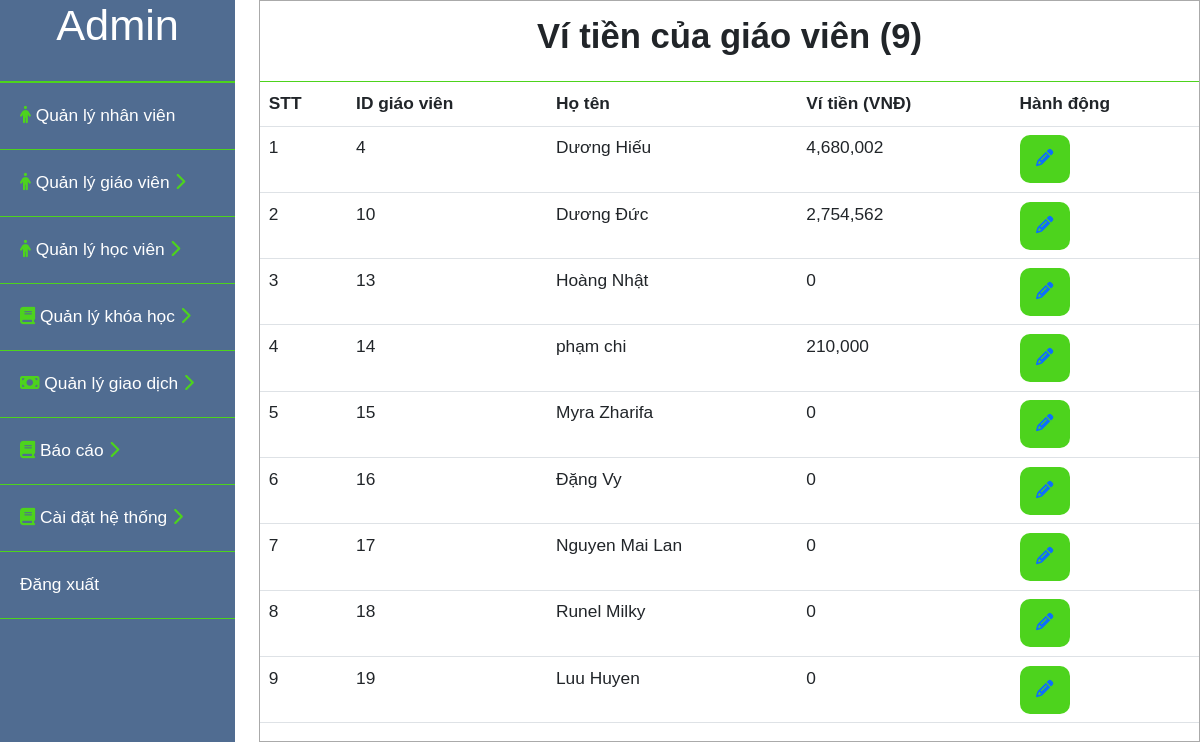
The page /admin/giaovien_vitien.php on the database its author committed.
### tables this page shows
CREATE TABLE `giaovien` (
  `id` int(11) NOT NULL,
  `hoten` varchar(100) NOT NULL,
  `email` varchar(100) NOT NULL,
  `sodienthoai` int(11) NOT NULL,
  `theloaigiaovien` int(11) NOT NULL,
  `quocgia` varchar(10) NOT NULL,
  `gioitinh` int(11) NOT NULL,
  `vitien` int(11) NOT NULL,
  `diachi` varchar(255) NOT NULL,
  `timezone` varchar(10) NOT NULL,
  `idcongcudayhoc` int(11) NOT NULL,
  `linkdayhoc` varchar(255) NOT NULL,
  `gioithieubanthan1` text NOT NULL,
  `gioithieubanthan2` text NOT NULL,
  `gioithieubanthan3` text NOT NULL,
  `imgprofile` varchar(255) NOT NULL,
  `taikhoan` int(11) NOT NULL,
  `video` varchar(100) NOT NULL,
  `idcard1` varchar(100) NOT NULL,
  `idcard2` varchar(100) NOT NULL,
  `chungchi1` varchar(100) NOT NULL,
  `chungchi2` varchar(100) NOT NULL,
  `congcu1` varchar(100) NOT NULL,
  `congcu2` varchar(100) NOT NULL,
  `congcu3` varchar(100) NOT NULL,
  `congcu4` varchar(100) NOT NULL
);

### admin/giaovien_vitien.php (the view, shortened to what this page needs)
<?php
    include("../user/connect.php");
    $sql_gv = "SELECT giaovien.id, giaovien.hoten, giaovien.vitien From giaovien";
    $stmt_gv  = $conn->prepare($sql_gv);
    $query_gv  = $stmt_gv->execute();
    $result_gv  = array();
    while($row_gv = $stmt_gv->fetch(PDO::FETCH_ASSOC)){
        $result_gv[] = $row_gv;
    }
    $sql_sl = "SELECT count(id) as dem FROM giaovien";
    $stmt_sl = $conn->prepare($sql_sl);
    $query_sl = $stmt_sl->execute();
    $result_sl = array();
    while($row_sl = $stmt_sl->fetch(PDO::FETCH_ASSOC)){
        $result_sl[] = $row_sl;
    }
    foreach ($result_sl as $items) {
        $slusers = $items['dem'];
    }
?>
<!DOCTYPE html>
<html lang="en">
<head>
    <link rel="stylesheet" href="css/bootstrap.min.css">
    <link rel="stylesheet" href="style/admin.css">
    <link rel="stylesheet" type="text/css" href="style/danhsach.css">
</head>
<body>
    <div id="content">
        <div id="admin__sidebar">
            <div class="admin__profile">
                <h1>Admin</h1>
            </div>
            <div class="admin__list">
                <ul>
                    <li class="admin__list--nhanvien">
                        <a href="nhanvien.php"><i class="fa-solid fa-person" style="color: #4dd31d;"></i> Quản lý nhân viên</a>
                    </li>
                    <li class="admin__list--giaovien">
                        <a href="#"  onclick="myFunction('toggle1')"><i class="fa-solid fa-person" style="color: #4dd31d;"></i> Quản lý giáo viên <i class="icondrop active fa-solid fa-chevron-right" style="color: #4dd31d;"></i><i class="icondrop fa-solid fa-chevron-down" style="color: #4dd31d;"></i></a>
                    </li>
                    <li class="admin__list--hocvien">
                        <a href="#" onclick="myFunction('toggle5')"> <i class="fa-solid fa-person" style="color: #4dd31d;"></i> Quản lý học viên <i class="icondrop active fa-solid fa-chevron-right" style="color: #4dd31d;"></i><i class="icondrop fa-solid fa-chevron-down" style="color: #4dd31d;"></i></a>
                    </li>
                    <li class="admin__list--khoahoc">
                        <a href="#" onclick="myFunction('toggle6')"> <i class="fa-sharp fa-solid fa-book" style="color: #4dd31d;"></i> Quản lý khóa học <i class="icondrop active fa-solid fa-chevron-right" style="color: #4dd31d;"></i><i class="icondrop fa-solid fa-chevron-down" style="color: #4dd31d;"></i></a>
                    </li>
                    <li class="admin__list--giaodich">
                        <a href="#" onclick="myFunction('toggle2')"><i class="fa-solid fa-money-bill" style="color: #4dd31d;"></i> Quản lý giao dịch <i class="icondrop active fa-solid fa-chevron-right" style="color: #4dd31d;"></i><i class="icondrop fa-solid fa-chevron-down" style="color: #4dd31d;"></i></a>
                    </li>
                    <li class="admin__list--baocao">
                        <a href="#" onclick="myFunction('toggle3')"> <i class="fa-sharp fa-solid fa-book" style="color: #4dd31d;"></i> Báo cáo <i class="icondrop active fa-solid fa-chevron-right" style="color: #4dd31d;"></i><i class="icondrop fa-solid fa-chevron-down" style="color: #4dd31d;"></i></a>
                    </li>
                    <li class="admin__list--hethong">
                        <a href="#" onclick="myFunction('toggle4')"> <i class="fa-sharp fa-solid fa-book" style="color: #4dd31d;"></i> Cài đặt hệ thống <i class="icondrop active fa-solid fa-chevron-right" style="color: #4dd31d;"></i><i class="icondrop fa-solid fa-chevron-down" style="color: #4dd31d;"></i></a>
                    </li>
                    <li class="admin__list--dangxuat">
                        <a href="logout.php">Đăng xuất</a>
                    </li>
                </ul>
            </div>
        </div>
         <div id="main_content">
            <div class="title">
                <h2>Ví tiền của giáo viên (<?php echo $slusers?>)</h2>
            </div>
            <div class="chitiet_content">
                <table class="table table-inverse">
                    <thead>
                        <tr>
                            <th>STT</th>
                            <th>ID giáo viên</th>
                            <th>Họ tên</th>
                            <th>Ví tiền (VNĐ)</th>
                            <th>Hành động</th>
                        </tr>
                    </thead>
                    <tbody>
                        <?php $i=1; foreach($result_gv as $items):?>
                        <tr>
                            <td><?php echo $i;?></td>
                            <td><?php echo $items['id'];?></td>
                            <td><?php echo $items['hoten'];?></td>
                            <td><?php
                                $vitien = $items['vitien'];
                                echo number_format($vitien);
                                ?></td>
                            <td><a class="btn-sua" href="#"><i class="fa-solid fa-pencil"></i></a></td>
                        </tr>
                        <?php $i++; endforeach?>
                    </tbody>
                </table>
            </div>
         </div>
    </div>
</body>
</html>

### admin/style/admin.css (style rules this page uses)
* { font-family: Verdana, Geneva, Tahoma, sans-serif; margin: 0; padding:0; box-sizing: border-box; font-size: 13pt; }
#admin__sidebar { width: 25%; background-color: #506c91; color: #ffffff; }
#admin__sidebar .admin__profile { text-align: center; padding-bottom: 20px; border-bottom: 2px solid #4dd31d; }
#admin__sidebar .admin__list li { list-style: none;; }
#admin__sidebar .admin__list a { text-decoration: none; color: #ffffff; }
.admin__list ul { padding: 0; }
.admin__list li { padding: 20px; border-bottom: 1px solid #4dd31d; }
.icondrop { display: none; }
.icondrop.active { display: inline-block; }
.btn-sua { display: inline-block; background-color: #4dd31d; text-decoration: none; min-width:50px; height: 48px; line-height: 48px; font-size: 16px; border-radius: 10px; text-align: center; }

### admin/style/danhsach.css (style rules this page uses)
#content { display: flex; }
#main_content { margin-left: 2%; width: 100%; max-width: 1150px; border: 1px solid #aaaaaa; height: auto; }
#main_content .title { border-bottom: 1px solid #4dd31d; text-align: center; padding: 15px ; }
#main_content .title h2 { font-weight: bold; }

### rows shown on the page
giaovien: id "4", hoten "Dương Hiếu", vitien "4,680,002"
giaovien: id "10", hoten "Dương Đức", vitien "2,754,562"
giaovien: id "13", hoten "Hoàng Nhật", vitien "0"
giaovien: id "14", hoten "phạm chi", vitien "210,000"
giaovien: id "15", hoten "Myra Zharifa", vitien "0"
giaovien: id "16", hoten "Đặng Vy", vitien "0"
giaovien: id "17", hoten "Nguyen Mai Lan", vitien "0"
giaovien: id "18", hoten "Runel Milky", vitien "0"
giaovien: id "19", hoten "Luu Huyen", vitien "0"

### other values the page prints
$slusers "9"
